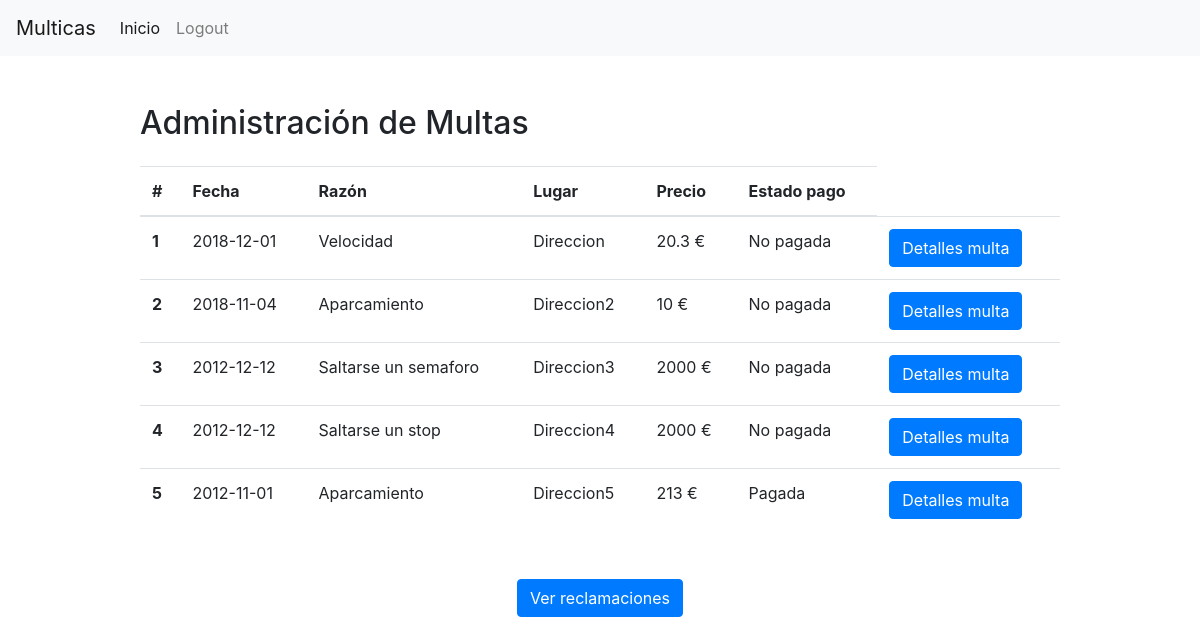
Page /php/main_admin.php (signed in) on the committed database.
### tables this page shows
CREATE TABLE `multas` (
  `id` int(11) NOT NULL,
  `razon` varchar(255) NOT NULL,
  `fecha` date NOT NULL,
  `reclamada` tinyint(1) NOT NULL DEFAULT '0',
  `direccion` varchar(255) NOT NULL,
  `precio` float NOT NULL,
  `estado` int(1) NOT NULL,
  `n_bastidor` varchar(50) NOT NULL,
  `credencial` varchar(255) NOT NULL
);

### php/obtener_multas_administrador.php (called while the page is built, shortened)
<?php
    include "conexion_bd.php";
    $resultado = mysqli_query($conexion, "SELECT id, razon, fecha, reclamada, precio, estado, m.n_bastidor, direccion
                                          FROM multas m LEFT JOIN coches c ON m.n_bastidor = c.n_bastidor");
    $arrayMultas = array();
    while ($row = mysqli_fetch_array($resultado))
    {
        $idMulta = $row["id"];
        $razon = $row["razon"];
        $fecha = $row["fecha"];
        $reclamada = $row["reclamada"];
        $precio = $row["precio"];
        $estado = $row["estado"];
        $nbastidor = $row["n_bastidor"];
        $direccion = $row["direccion"];
        $arrayMultas[$idMulta] = array
        (
            "idMulta" => $idMulta,
            "razon" => $razon,
            "fecha" => $fecha,
            "reclamada" => $reclamada,
            "precio" => $precio,
            "estado" => $estado,
            "nbastidor" => $nbastidor,
            "direccion" => $direccion
        );
    }
?>

### php/main_admin.php (the view, shortened to what this page needs)
<!doctype html>
<html lang="es">
<head>
  <link rel="stylesheet" href="https://stackpath.bootstrapcdn.com/bootstrap/4.1.3/css/bootstrap.min.css"crossorigin="anonymous">
</head>
<body>
  <nav class="navbar navbar-expand-lg navbar-light bg-light">
    <a class="navbar-brand" href="#">Multicas</a>
    <div class="collapse navbar-collapse" id="navbarSupportedContent">
      <ul class="navbar-nav mr-auto">
        <li class="nav-item active">
          <a class="nav-link" href="index.html">Inicio</a>
        </li>
        <li class="nav-item">
          <a class="nav-link" href="logout.php">Logout</a>
        </li>
      </ul>
    </div>
  </nav>
  <div class="container mt-5">
    <div class="row">
      <div class="col-md-1"></div>
      <div class="col-md-10">
        <h2>Administración de Multas</h2>
        <table class="table mt-4">
          <thead>
            <tr>
              <th scope="col">#</th>
              <th scope="col">Fecha</th>
              <th scope="col">Razón</th>
              <th scope="col">Lugar</th>
              <th scope="col">Precio</th>
              <th scope="col">Estado pago</th>
            </tr>
          </thead>
          <tbody>
            <?php
                include "obtener_multas_administrador.php";
                $nrow = 0;
                foreach ($arrayMultas as $multa)
                {
                    ++$nrow;
                    $razon = $multa["razon"];
                    $fecha = $multa["fecha"];
                    $precio = $multa["precio"];
                    $estado = $multa["estado"];
                    $direccion = $multa["direccion"];
                    $estadoString = "";
                    switch ($estado)
                    {
                        case 0:
                            $estadoString = "No pagada";
                            break;
                        case 1:
                            $estadoString = "Pagada";
                            break;
                    }
                    echo "<th scope='row'>$nrow</th>";
                    echo "<td>$fecha</td>";
                    echo "<td>$razon</td>";
                    echo "<td>$direccion</td>";
                    echo "<td>$precio €</td>";
                    echo "<td>$estadoString</td>";
                    echo "<td>";
                    echo "  <form action='detalles_multa_admin.php' method='POST' ENCTYPE='multipart/form-data'>";
                    echo "    <input class='btn btn-primary' type='submit' value='Detalles multa'>";
                    echo "  </form>";
                    echo "</td>";
                }
            ?>
          </tbody>
        </table>
        <?php
          echo "<div style='width: 100%;' class='text-center mt-5'>";
          echo "<a class='btn btn-primary' href='reclamaciones.php' role='button'>Ver reclamaciones</a>";
          echo "</div>";
        ?>
      </div>
    </div>
  </div>
</body>
</html>

### rows in the picture
multas: fecha "2018-12-01", razon "Velocidad", direccion "Direccion", precio "20.3", estado "No pagada"
multas: fecha "2018-11-04", razon "Aparcamiento", direccion "Direccion2", precio "10", estado "No pagada"
multas: fecha "2012-12-12", razon "Saltarse un semaforo", direccion "Direccion3", precio "2000", estado "No pagada"
multas: fecha "2012-12-12", razon "Saltarse un stop", direccion "Direccion4", precio "2000", estado "No pagada"
multas: fecha "2012-11-01", razon "Aparcamiento", direccion "Direccion5", precio "213", estado "Pagada"
